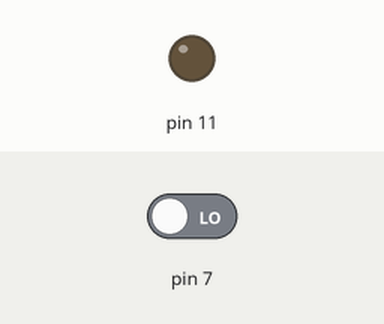
Recording of a program running on a simulated Raspberry Pi (header pin numbers). Parts: output pins drawn as LEDs (lit = HIGH). Inputs (shaded band) come from the test bench; at power-on: pin 7 LOW.

Above: at 1.2 s.
1.3 s: pin 7 driven HIGH
At 2.2 s:
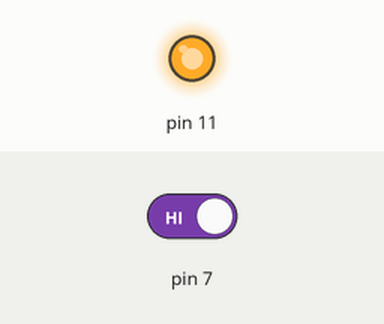
2.8 s: pin 7 driven LOW
At 3.4 s:
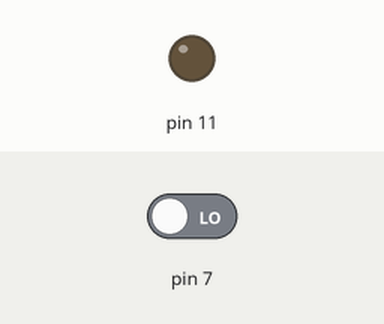
Timing chart, 0 to 5.8 s (numbered marks = the images above; inputs shaded):
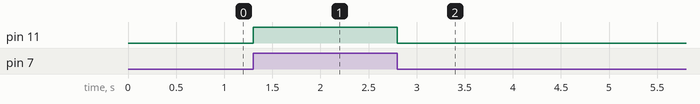

The program:

IR_reflective_sensor.py
```python
import RPi.GPIO as GPIO

GPIO.setmode(GPIO.BOARD)
GPIO.setup(7, GPIO.IN)
GPIO.setup(11, GPIO.OUT)

try:
    while True:
        if GPIO.input(7) == 1:
            GPIO.output(11, True)
        else:
            GPIO.output(11, False)
finally:
    GPIO.cleanup()
```

Measured:
- after the input at 1.3 s, pin 11: LOW → HIGH at once
- after the input at 2.8 s, pin 11: HIGH → LOW at once
